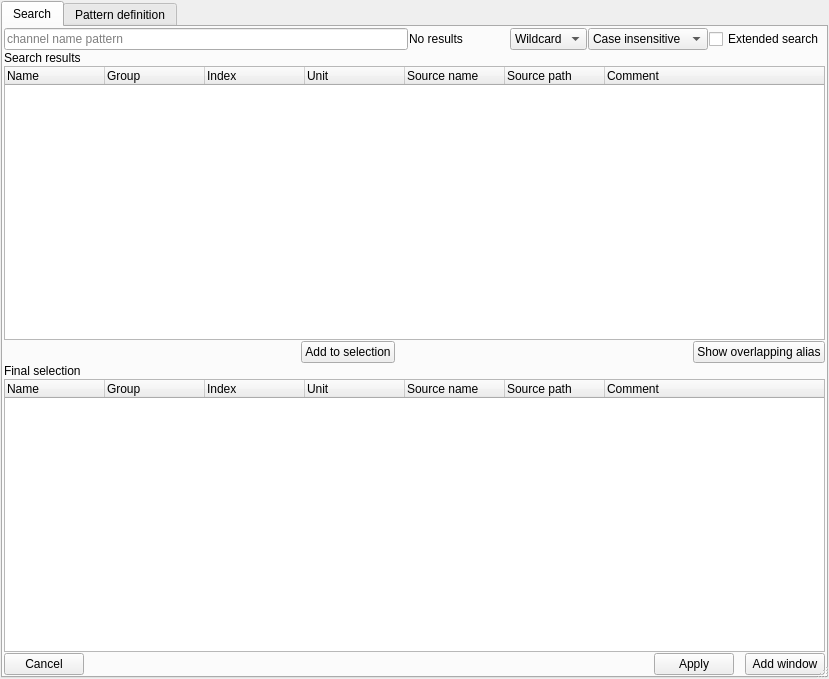
<?xml version="1.0" encoding="UTF-8"?>
<ui version="4.0">
 <class>SearchDialog</class>
 <widget class="QDialog" name="SearchDialog">
  <property name="geometry">
   <rect>
    <x>0</x>
    <y>0</y>
    <width>829</width>
    <height>679</height>
   </rect>
  </property>
  <property name="windowTitle">
   <string>Dialog</string>
  </property>
  <property name="sizeGripEnabled">
   <bool>true</bool>
  </property>
  <layout class="QGridLayout" name="gridLayout_2">
   <property name="leftMargin">
    <number>1</number>
   </property>
   <property name="topMargin">
    <number>1</number>
   </property>
   <property name="rightMargin">
    <number>1</number>
   </property>
   <property name="bottomMargin">
    <number>1</number>
   </property>
   <property name="spacing">
    <number>1</number>
   </property>
   <item row="0" column="0">
    <widget class="QTabWidget" name="tabs">
     <property name="currentIndex">
      <number>0</number>
     </property>
     <widget class="QWidget" name="tab">
      <attribute name="icon">
       <iconset resource="resource.qrc">
        <normaloff>:/search.png</normaloff>:/search.png</iconset>
      </attribute>
      <attribute name="title">
       <string>Search</string>
      </attribute>
      <layout class="QGridLayout" name="gridLayout" rowstretch="0,0,1,0,0,1,0">
       <property name="leftMargin">
        <number>1</number>
       </property>
       <property name="topMargin">
        <number>1</number>
       </property>
       <property name="rightMargin">
        <number>1</number>
       </property>
       <property name="bottomMargin">
        <number>1</number>
       </property>
       <property name="spacing">
        <number>1</number>
       </property>
       <item row="0" column="0">
        <widget class="QLineEdit" name="search_box">
         <property name="placeholderText">
          <string>channel name pattern</string>
         </property>
         <property name="clearButtonEnabled">
          <bool>true</bool>
         </property>
        </widget>
       </item>
       <item row="0" column="1">
        <widget class="QLabel" name="status">
         <property name="minimumSize">
          <size>
           <width>100</width>
           <height>0</height>
          </size>
         </property>
         <property name="text">
          <string>No results</string>
         </property>
        </widget>
       </item>
       <item row="0" column="2">
        <widget class="QComboBox" name="match_kind">
         <property name="currentIndex">
          <number>0</number>
         </property>
         <item>
          <property name="text">
           <string>Wildcard</string>
          </property>
         </item>
         <item>
          <property name="text">
           <string>Regex</string>
          </property>
         </item>
        </widget>
       </item>
       <item row="0" column="3">
        <widget class="QComboBox" name="case_sensitivity">
         <item>
          <property name="text">
           <string>Case insensitive</string>
          </property>
         </item>
         <item>
          <property name="text">
           <string>Case sensitive</string>
          </property>
         </item>
        </widget>
       </item>
       <item row="0" column="4">
        <widget class="QCheckBox" name="extended_search">
         <property name="text">
          <string>Extended search</string>
         </property>
        </widget>
       </item>
       <item row="1" column="0">
        <widget class="QLabel" name="label_7">
         <property name="text">
          <string>Search results</string>
         </property>
        </widget>
       </item>
       <item row="2" column="0" colspan="5">
        <widget class="SearchTreeWidget" name="matches">
         <property name="selectionMode">
          <enum>QAbstractItemView::SelectionMode::ExtendedSelection</enum>
         </property>
         <property name="uniformRowHeights">
          <bool>false</bool>
         </property>
         <property name="sortingEnabled">
          <bool>false</bool>
         </property>
         <attribute name="headerMinimumSectionSize">
          <number>40</number>
         </attribute>
         <attribute name="headerStretchLastSection">
          <bool>true</bool>
         </attribute>
         <column>
          <property name="text">
           <string>Name</string>
          </property>
         </column>
         <column>
          <property name="text">
           <string>Group</string>
          </property>
         </column>
         <column>
          <property name="text">
           <string>Index</string>
          </property>
         </column>
         <column>
          <property name="text">
           <string>Unit</string>
          </property>
         </column>
         <column>
          <property name="text">
           <string>Source name</string>
          </property>
         </column>
         <column>
          <property name="text">
           <string>Source path</string>
          </property>
         </column>
         <column>
          <property name="text">
           <string>Comment</string>
          </property>
         </column>
        </widget>
       </item>
       <item row="4" column="0">
        <widget class="QLabel" name="label">
         <property name="text">
          <string>Final selection</string>
         </property>
        </widget>
       </item>
       <item row="5" column="0" colspan="5">
        <widget class="SearchTreeWidget" name="selection">
         <property name="selectionMode">
          <enum>QAbstractItemView::SelectionMode::ExtendedSelection</enum>
         </property>
         <property name="sortingEnabled">
          <bool>false</bool>
         </property>
         <attribute name="headerMinimumSectionSize">
          <number>25</number>
         </attribute>
         <attribute name="headerShowSortIndicator" stdset="0">
          <bool>false</bool>
         </attribute>
         <column>
          <property name="text">
           <string>Name</string>
          </property>
         </column>
         <column>
          <property name="text">
           <string>Group</string>
          </property>
         </column>
         <column>
          <property name="text">
           <string>Index</string>
          </property>
         </column>
         <column>
          <property name="text">
           <string>Unit</string>
          </property>
         </column>
         <column>
          <property name="text">
           <string>Source name</string>
          </property>
         </column>
         <column>
          <property name="text">
           <string>Source path</string>
          </property>
         </column>
         <column>
          <property name="text">
           <string>Comment</string>
          </property>
         </column>
        </widget>
       </item>
       <item row="3" column="0" colspan="5">
        <layout class="QHBoxLayout" name="horizontalLayout_2">
         <property name="spacing">
          <number>1</number>
         </property>
         <item>
          <spacer name="horizontalSpacer_4">
           <property name="orientation">
            <enum>Qt::Orientation::Horizontal</enum>
           </property>
           <property name="sizeHint" stdset="0">
            <size>
             <width>20</width>
             <height>20</height>
            </size>
           </property>
          </spacer>
         </item>
         <item>
          <widget class="QPushButton" name="add_btn">
           <property name="focusPolicy">
            <enum>Qt::FocusPolicy::NoFocus</enum>
           </property>
           <property name="text">
            <string>Add to selection</string>
           </property>
           <property name="icon">
            <iconset resource="resource.qrc">
             <normaloff>:/shift_down.png</normaloff>:/shift_down.png</iconset>
           </property>
           <property name="autoDefault">
            <bool>false</bool>
           </property>
          </widget>
         </item>
         <item>
          <spacer name="horizontalSpacer_5">
           <property name="orientation">
            <enum>Qt::Orientation::Horizontal</enum>
           </property>
           <property name="sizeHint" stdset="0">
            <size>
             <width>20</width>
             <height>20</height>
            </size>
           </property>
          </spacer>
         </item>
         <item>
          <widget class="QPushButton" name="show_alias_btn">
           <property name="text">
            <string>Show overlapping alias</string>
           </property>
           <property name="icon">
            <iconset resource="resource.qrc">
             <normaloff>:/info.png</normaloff>:/info.png</iconset>
           </property>
           <property name="autoDefault">
            <bool>false</bool>
           </property>
          </widget>
         </item>
        </layout>
       </item>
       <item row="6" column="0" colspan="5">
        <layout class="QHBoxLayout" name="horizontalLayout" stretch="0,1,0,0,0">
         <property name="spacing">
          <number>1</number>
         </property>
         <item>
          <widget class="QPushButton" name="cancel_btn">
           <property name="text">
            <string>Cancel</string>
           </property>
           <property name="icon">
            <iconset resource="resource.qrc">
             <normaloff>:/erase.png</normaloff>:/erase.png</iconset>
           </property>
           <property name="autoDefault">
            <bool>false</bool>
           </property>
          </widget>
         </item>
         <item>
          <spacer name="horizontalSpacer_2">
           <property name="orientation">
            <enum>Qt::Orientation::Horizontal</enum>
           </property>
           <property name="sizeHint" stdset="0">
            <size>
             <width>20</width>
             <height>16</height>
            </size>
           </property>
          </spacer>
         </item>
         <item>
          <widget class="QPushButton" name="apply_btn">
           <property name="text">
            <string>Apply</string>
           </property>
           <property name="icon">
            <iconset resource="resource.qrc">
             <normaloff>:/checkmark.png</normaloff>:/checkmark.png</iconset>
           </property>
           <property name="autoDefault">
            <bool>false</bool>
           </property>
          </widget>
         </item>
         <item>
          <spacer name="horizontalSpacer">
           <property name="orientation">
            <enum>Qt::Orientation::Horizontal</enum>
           </property>
           <property name="sizeHint" stdset="0">
            <size>
             <width>10</width>
             <height>16</height>
            </size>
           </property>
          </spacer>
         </item>
         <item>
          <widget class="QPushButton" name="add_window_btn">
           <property name="text">
            <string>Add window</string>
           </property>
           <property name="icon">
            <iconset resource="resource.qrc">
             <normaloff>:/plus.png</normaloff>:/plus.png</iconset>
           </property>
           <property name="autoDefault">
            <bool>false</bool>
           </property>
          </widget>
         </item>
        </layout>
       </item>
      </layout>
     </widget>
     <widget class="QWidget" name="tab_2">
      <attribute name="title">
       <string>Pattern definition</string>
      </attribute>
      <layout class="QGridLayout" name="gridLayout_3" rowstretch="0,0,0,0,0,0,0,0,0,0,1,0" columnstretch="0,0,0,1,0,0">
       <property name="leftMargin">
        <number>1</number>
       </property>
       <property name="topMargin">
        <number>1</number>
       </property>
       <property name="rightMargin">
        <number>1</number>
       </property>
       <property name="bottomMargin">
        <number>1</number>
       </property>
       <property name="spacing">
        <number>1</number>
       </property>
       <item row="4" column="2">
        <widget class="QComboBox" name="filter_type">
         <item>
          <property name="text">
           <string>Unspecified</string>
          </property>
         </item>
         <item>
          <property name="text">
           <string>Contains</string>
          </property>
         </item>
         <item>
          <property name="text">
           <string>Do not contain</string>
          </property>
         </item>
         <item>
          <property name="text">
           <string>Constant</string>
          </property>
         </item>
        </widget>
       </item>
       <item row="0" column="2">
        <widget class="QLineEdit" name="name"/>
       </item>
       <item row="8" column="1">
        <widget class="QLabel" name="label_9">
         <property name="text">
          <string>Integer format</string>
         </property>
        </widget>
       </item>
       <item row="3" column="2">
        <widget class="QComboBox" name="case_sensitivity_pattern">
         <item>
          <property name="text">
           <string>Case insensitive</string>
          </property>
         </item>
         <item>
          <property name="text">
           <string>Case sensitive</string>
          </property>
         </item>
        </widget>
       </item>
       <item row="10" column="1">
        <spacer name="verticalSpacer">
         <property name="orientation">
          <enum>Qt::Orientation::Vertical</enum>
         </property>
         <property name="sizeHint" stdset="0">
          <size>
           <width>20</width>
           <height>254</height>
          </size>
         </property>
        </spacer>
       </item>
       <item row="5" column="1">
        <widget class="QLabel" name="label_4">
         <property name="text">
          <string>Filter value</string>
         </property>
        </widget>
       </item>
       <item row="9" column="1">
        <widget class="QLabel" name="label_8">
         <property name="text">
          <string>Y range</string>
         </property>
        </widget>
       </item>
       <item row="5" column="2">
        <widget class="QDoubleSpinBox" name="filter_value">
         <property name="decimals">
          <number>6</number>
         </property>
         <property name="minimum">
          <double>-9999999999999999635896294965248.000000000000000</double>
         </property>
         <property name="maximum">
          <double>999999999999999983222784.000000000000000</double>
         </property>
        </widget>
       </item>
       <item row="4" column="1">
        <widget class="QLabel" name="label_3">
         <property name="text">
          <string>Filter type</string>
         </property>
        </widget>
       </item>
       <item row="2" column="1">
        <widget class="QLabel" name="label_5">
         <property name="text">
          <string>Match type</string>
         </property>
        </widget>
       </item>
       <item row="0" column="1">
        <widget class="QLabel" name="label_6">
         <property name="text">
          <string>Name</string>
         </property>
        </widget>
       </item>
       <item row="7" column="2">
        <widget class="QPushButton" name="define_ranges_btn">
         <property name="text">
          <string>Define ranges</string>
         </property>
         <property name="icon">
          <iconset resource="resource.qrc">
           <normaloff>:/range.png</normaloff>:/range.png</iconset>
         </property>
         <property name="autoDefault">
          <bool>false</bool>
         </property>
        </widget>
       </item>
       <item row="2" column="2">
        <widget class="QComboBox" name="pattern_match_type">
         <item>
          <property name="text">
           <string>Wildcard</string>
          </property>
         </item>
         <item>
          <property name="text">
           <string>Regex</string>
          </property>
         </item>
        </widget>
       </item>
       <item row="6" column="2">
        <widget class="QCheckBox" name="raw">
         <property name="text">
          <string>Use the raw channel values</string>
         </property>
        </widget>
       </item>
       <item row="0" column="3" rowspan="11" colspan="3">
        <widget class="QTreeWidget" name="pattern_matches">
         <property name="sortingEnabled">
          <bool>true</bool>
         </property>
         <column>
          <property name="text">
           <string>Channels matching the pattern conditions</string>
          </property>
         </column>
        </widget>
       </item>
       <item row="8" column="2">
        <widget class="QComboBox" name="integer_format">
         <item>
          <property name="text">
           <string>phys</string>
          </property>
         </item>
         <item>
          <property name="text">
           <string>bin</string>
          </property>
         </item>
         <item>
          <property name="text">
           <string>hex</string>
          </property>
         </item>
         <item>
          <property name="text">
           <string>ascii</string>
          </property>
         </item>
        </widget>
       </item>
       <item row="1" column="2">
        <widget class="QLineEdit" name="pattern">
         <property name="minimumSize">
          <size>
           <width>300</width>
           <height>0</height>
          </size>
         </property>
         <property name="placeholderText">
          <string>channel name pattern</string>
         </property>
        </widget>
       </item>
       <item row="11" column="4">
        <spacer name="horizontalSpacer_3">
         <property name="orientation">
          <enum>Qt::Orientation::Vertical</enum>
         </property>
         <property name="sizeHint" stdset="0">
          <size>
           <width>282</width>
           <height>20</height>
          </size>
         </property>
        </spacer>
       </item>
       <item row="1" column="1">
        <widget class="QLabel" name="label_2">
         <property name="text">
          <string>Pattern</string>
         </property>
        </widget>
       </item>
       <item row="11" column="5">
        <widget class="QPushButton" name="apply_pattern_btn">
         <property name="text">
          <string>Apply</string>
         </property>
         <property name="icon">
          <iconset resource="resource.qrc">
           <normaloff>:/checkmark.png</normaloff>:/checkmark.png</iconset>
         </property>
         <property name="autoDefault">
          <bool>false</bool>
         </property>
        </widget>
       </item>
       <item row="11" column="1">
        <widget class="QPushButton" name="cancel_pattern_btn">
         <property name="text">
          <string>Cancel</string>
         </property>
         <property name="icon">
          <iconset resource="resource.qrc">
           <normaloff>:/erase.png</normaloff>:/erase.png</iconset>
         </property>
         <property name="autoDefault">
          <bool>false</bool>
         </property>
        </widget>
       </item>
       <item row="9" column="2">
        <layout class="QHBoxLayout" name="horizontalLayout_3">
         <property name="spacing">
          <number>1</number>
         </property>
         <item>
          <widget class="QDoubleSpinBox" name="y_range_min">
           <property name="decimals">
            <number>6</number>
           </property>
          </widget>
         </item>
         <item>
          <widget class="QDoubleSpinBox" name="y_range_max">
           <property name="decimals">
            <number>6</number>
           </property>
          </widget>
         </item>
        </layout>
       </item>
      </layout>
     </widget>
    </widget>
   </item>
  </layout>
 </widget>
 <customwidgets>
  <customwidget>
   <class>SearchTreeWidget</class>
   <extends>QTreeWidget</extends>
   <header>asammdf.gui.dialogs.advanced_search_helpers.h</header>
  </customwidget>
 </customwidgets>
 <tabstops>
  <tabstop>search_box</tabstop>
  <tabstop>match_kind</tabstop>
  <tabstop>case_sensitivity</tabstop>
  <tabstop>extended_search</tabstop>
  <tabstop>matches</tabstop>
  <tabstop>add_btn</tabstop>
  <tabstop>selection</tabstop>
  <tabstop>add_window_btn</tabstop>
  <tabstop>apply_btn</tabstop>
  <tabstop>cancel_btn</tabstop>
  <tabstop>name</tabstop>
  <tabstop>pattern</tabstop>
  <tabstop>pattern_match_type</tabstop>
  <tabstop>case_sensitivity_pattern</tabstop>
  <tabstop>filter_type</tabstop>
  <tabstop>filter_value</tabstop>
  <tabstop>raw</tabstop>
  <tabstop>define_ranges_btn</tabstop>
  <tabstop>integer_format</tabstop>
  <tabstop>apply_pattern_btn</tabstop>
  <tabstop>cancel_pattern_btn</tabstop>
 </tabstops>
 <resources>
  <include location="resource.qrc"/>
 </resources>
 <connections/>
</ui>
